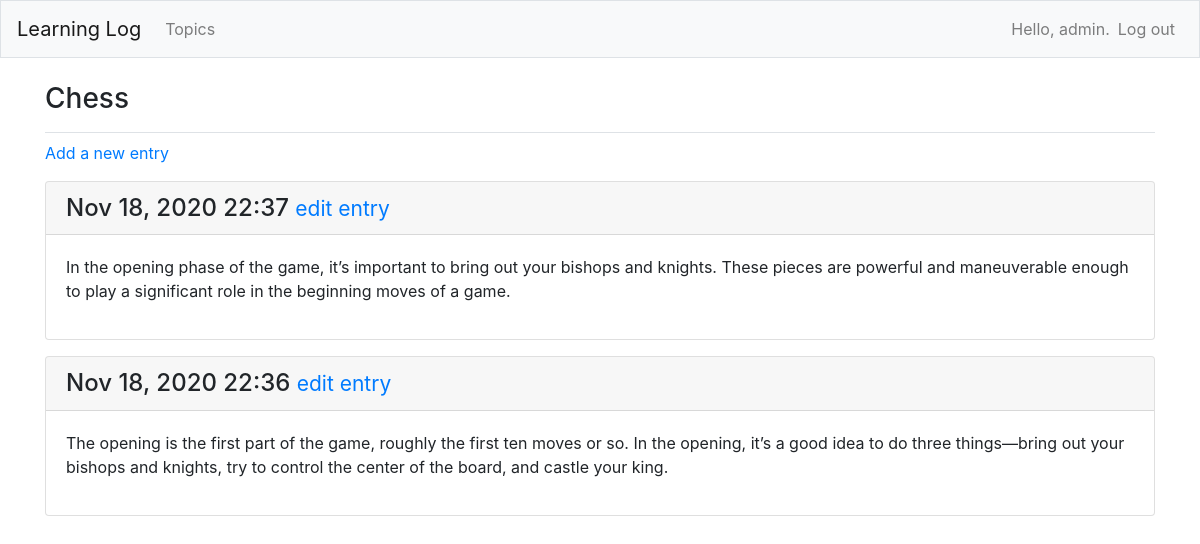
The page /topics/1/ (signed in) on the database its author committed.
### learning_logs/models.py (models this page shows, shortened)
class Topic(models.Model):
    text = models.CharField(max_length=200)
    date_added = models.DateTimeField(auto_now_add=True)
    owner = models.ForeignKey(User, on_delete=models.CASCADE)
    def __str__(self):
        return self.text

class Entry(models.Model):
    topic = models.ForeignKey(Topic, on_delete=models.CASCADE)
    text = models.TextField()
    date_added = models.DateTimeField(auto_now_add=True)
    class Meta:
        verbose_name_plural = 'entries'

### learning_logs/views.py (the view)
# urls.py: path('topics/<int:t_id>/', views.topic, name='topic'),
@login_required
def topic(request,t_id):
    topic = Topic.objects.get(id=t_id)
    if topic.owner != request.user:
        raise Http404
    entries = topic.entry_set.order_by('-date_added') # the '-' makes it shpw in descending order
    context = {'topic':topic, 'entries':entries}
    return render(request, 'learning_logs/topic.html', context)

### learning_logs/templates/learning_logs/topic.html
{% extends "learning_logs/base.html" %}
{% block page_header %}
    <h3>{{ topic }}</h3>
{% endblock page_header %}
{% block content %}
    <p>
        <a href="{% url 'learning_logs:new_entry' topic.id %}">Add a new entry</a>
    </p>
    {% for e in entries %}
        <div class="card mb-3">
            <h4 class="card-header">
                {{ e.date_added|date:'M d, Y H:i' }}
                <small><a href="{% url 'learning_logs:edit_entry' e.id %}">
                    edit entry</a></small>
            </h4>
            <div class="card-body">
                {{ e.text|linebreaks }}
            </div>
        </div>
    {% empty %}
        <p>There are no entries for this topic yet.</p>
    {% endfor %}
{% endblock content %}

### learning_logs/templates/learning_logs/base.html (shortened to what this page needs)
{% load bootstrap4 %}
<!doctype html>
<html lang=en>
<head>
{% bootstrap_css %}
</head>
<body>
    <nav class="navbar navbar-expand-md navbar-light bg-light mb-4 border">
        <a class="navbar-brand" href="{% url 'learning_logs:index' %}">
            Learning Log</a>
    <div class="collapse navbar-collapse" id="navbarCollapse">
        <ul class="navbar-nav mr-auto">
            <li class="nav-item">
                <a class="nav-link" href="{% url 'learning_logs:topics'%}">
                    Topics</a></li>
        </ul>
        <ul class="navbar-nav ml-auto">
            {% if user.is_authenticated %}
                <li class="nav-item">
                    <span class="navbar-text">Hello, {{ user.username }}.</span>
                </li>
                <li class="nav-item">
                    <a class="nav-link" href="{% url 'users:logout' %}">Log out</a>
                </li>
            {% else %}
                <li class="nav-item">
                    <a class="nav-link" href="{% url 'users:register' %}">Register</a>
                </li>
                <li class="nav-item">
                    <a class="nav-link" href="{% url 'users:login' %}">Log in</a></li>
            {% endif %}
        </ul>
    </div>
</nav>
<main role="main" class="container">
    <div class="pb-2 mb-2 border-bottom">
        {% block page_header %}{% endblock page_header %}
    </div>
    <div>
        {% block content %}{% endblock content %}
    </div>
</main>
</body>
</html>

### rows shown on the page
Topic: text "Chess"
Entry: date_added "Nov 18, 2020 22:37", text "In the opening phase of the game, it’s important to bring out your bishops and knights. These pieces are powerful and maneuverable enough to play a significant role in the beginning moves of a game."
Entry: date_added "Nov 18, 2020 22:36", text "The opening is the first part of the game, roughly the first ten moves or so. In the opening, it’s a good idea to do three things—bring out your bishops and knights, try to control the center of the board, and castle your king."

### other values the page prints
{{ user.username }} "admin"
